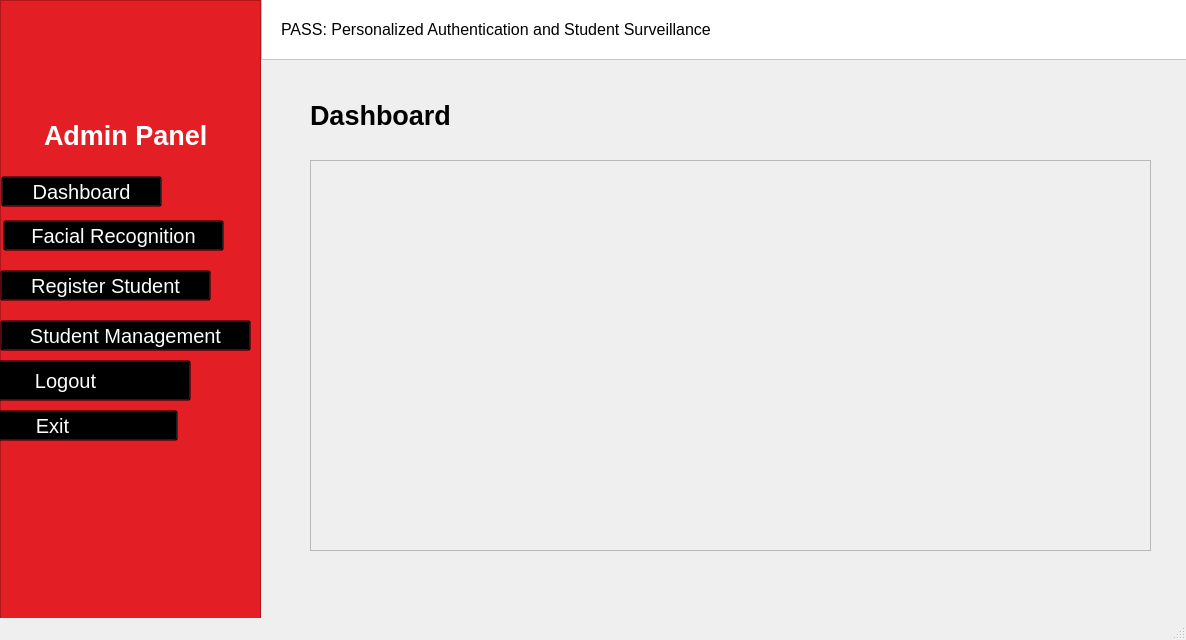
<?xml version="1.0" encoding="UTF-8"?>
<ui version="4.0">
 <class>MainWindow</class>
 <widget class="QMainWindow" name="MainWindow">
  <property name="geometry">
   <rect>
    <x>0</x>
    <y>0</y>
    <width>1186</width>
    <height>640</height>
   </rect>
  </property>
  <property name="windowTitle">
   <string>MainWindow</string>
  </property>
  <widget class="QWidget" name="centralwidget">
   <widget class="QFrame" name="frame">
    <property name="geometry">
     <rect>
      <x>0</x>
      <y>0</y>
      <width>261</width>
      <height>691</height>
     </rect>
    </property>
    <property name="styleSheet">
     <string notr="true">background-color: rgb(227, 30, 36);</string>
    </property>
    <property name="frameShape">
     <enum>QFrame::StyledPanel</enum>
    </property>
    <property name="frameShadow">
     <enum>QFrame::Raised</enum>
    </property>
    <widget class="QLabel" name="label_4">
     <property name="geometry">
      <rect>
       <x>80</x>
       <y>20</y>
       <width>101</width>
       <height>91</height>
      </rect>
     </property>
     <property name="text">
      <string/>
     </property>
     <property name="pixmap">
      <pixmap>img/logo.png</pixmap>
     </property>
     <property name="scaledContents">
      <bool>true</bool>
     </property>
    </widget>
    <widget class="QLabel" name="label_9">
     <property name="geometry">
      <rect>
       <x>44</x>
       <y>110</y>
       <width>201</width>
       <height>51</height>
      </rect>
     </property>
     <property name="font">
      <font>
       <family>Arial</family>
       <pointsize>20</pointsize>
       <weight>75</weight>
       <bold>true</bold>
      </font>
     </property>
     <property name="styleSheet">
      <string notr="true">color: rgb(255, 255, 255);</string>
     </property>
     <property name="text">
      <string>Admin Panel</string>
     </property>
    </widget>
    <widget class="QPushButton" name="faceRecognitionBtn">
     <property name="geometry">
      <rect>
       <x>3</x>
       <y>220</y>
       <width>221</width>
       <height>31</height>
      </rect>
     </property>
     <property name="font">
      <font>
       <family>Arial</family>
       <pointsize>15</pointsize>
      </font>
     </property>
     <property name="styleSheet">
      <string notr="true"> background-color: transparent;
color: white;
</string>
     </property>
     <property name="text">
      <string>Facial Recognition</string>
     </property>
    </widget>
    <widget class="QPushButton" name="registerStudentBtn">
     <property name="geometry">
      <rect>
       <x>0</x>
       <y>270</y>
       <width>211</width>
       <height>31</height>
      </rect>
     </property>
     <property name="font">
      <font>
       <family>Arial</family>
       <pointsize>15</pointsize>
      </font>
     </property>
     <property name="styleSheet">
      <string notr="true"> background-color: transparent;
color: white;
</string>
     </property>
     <property name="text">
      <string>Register Student</string>
     </property>
    </widget>
    <widget class="QPushButton" name="studentMgmtBtn">
     <property name="geometry">
      <rect>
       <x>0</x>
       <y>320</y>
       <width>251</width>
       <height>31</height>
      </rect>
     </property>
     <property name="font">
      <font>
       <family>Arial</family>
       <pointsize>15</pointsize>
      </font>
     </property>
     <property name="styleSheet">
      <string notr="true"> background-color: transparent;
color: white;
</string>
     </property>
     <property name="text">
      <string>Student Management</string>
     </property>
    </widget>
    <widget class="QPushButton" name="exitBtn">
     <property name="geometry">
      <rect>
       <x>-73</x>
       <y>410</y>
       <width>251</width>
       <height>31</height>
      </rect>
     </property>
     <property name="font">
      <font>
       <family>Arial</family>
       <pointsize>15</pointsize>
      </font>
     </property>
     <property name="styleSheet">
      <string notr="true"> background-color: transparent;
color: white;
</string>
     </property>
     <property name="text">
      <string>Exit</string>
     </property>
    </widget>
    <widget class="QPushButton" name="exitBtn_2">
     <property name="geometry">
      <rect>
       <x>-60</x>
       <y>360</y>
       <width>251</width>
       <height>41</height>
      </rect>
     </property>
     <property name="font">
      <font>
       <family>Arial</family>
       <pointsize>15</pointsize>
      </font>
     </property>
     <property name="styleSheet">
      <string notr="true"> background-color: transparent;
color: white;
</string>
     </property>
     <property name="text">
      <string>Logout</string>
     </property>
    </widget>
    <widget class="QPushButton" name="pushButton">
     <property name="geometry">
      <rect>
       <x>1</x>
       <y>176</y>
       <width>161</width>
       <height>31</height>
      </rect>
     </property>
     <property name="font">
      <font>
       <family>Arial</family>
       <pointsize>15</pointsize>
      </font>
     </property>
     <property name="styleSheet">
      <string notr="true"> background-color: transparent;
color: white;
</string>
     </property>
     <property name="text">
      <string>Dashboard</string>
     </property>
    </widget>
   </widget>
   <widget class="QFrame" name="frame_3">
    <property name="geometry">
     <rect>
      <x>261</x>
      <y>-1</y>
      <width>931</width>
      <height>61</height>
     </rect>
    </property>
    <property name="styleSheet">
     <string notr="true">background-color: rgb(255, 255, 255);</string>
    </property>
    <property name="frameShape">
     <enum>QFrame::StyledPanel</enum>
    </property>
    <property name="frameShadow">
     <enum>QFrame::Raised</enum>
    </property>
    <widget class="QLabel" name="label">
     <property name="geometry">
      <rect>
       <x>20</x>
       <y>10</y>
       <width>671</width>
       <height>41</height>
      </rect>
     </property>
     <property name="font">
      <font>
       <family>Arial</family>
       <pointsize>12</pointsize>
      </font>
     </property>
     <property name="text">
      <string>PASS: Personalized Authentication and Student Surveillance</string>
     </property>
    </widget>
   </widget>
   <widget class="QLabel" name="label_10">
    <property name="geometry">
     <rect>
      <x>310</x>
      <y>90</y>
      <width>201</width>
      <height>51</height>
     </rect>
    </property>
    <property name="font">
     <font>
      <family>Arial</family>
      <pointsize>20</pointsize>
      <weight>75</weight>
      <bold>true</bold>
     </font>
    </property>
    <property name="styleSheet">
     <string notr="true">color:black;</string>
    </property>
    <property name="text">
     <string>Dashboard</string>
    </property>
   </widget>
   <widget class="QFrame" name="frame_2">
    <property name="geometry">
     <rect>
      <x>310</x>
      <y>160</y>
      <width>841</width>
      <height>391</height>
     </rect>
    </property>
    <property name="frameShape">
     <enum>QFrame::StyledPanel</enum>
    </property>
    <property name="frameShadow">
     <enum>QFrame::Raised</enum>
    </property>
   </widget>
  </widget>
  <widget class="QMenuBar" name="menubar">
   <property name="geometry">
    <rect>
     <x>0</x>
     <y>0</y>
     <width>1186</width>
     <height>21</height>
    </rect>
   </property>
  </widget>
  <widget class="QStatusBar" name="statusbar"/>
 </widget>
 <resources/>
 <connections/>
</ui>
